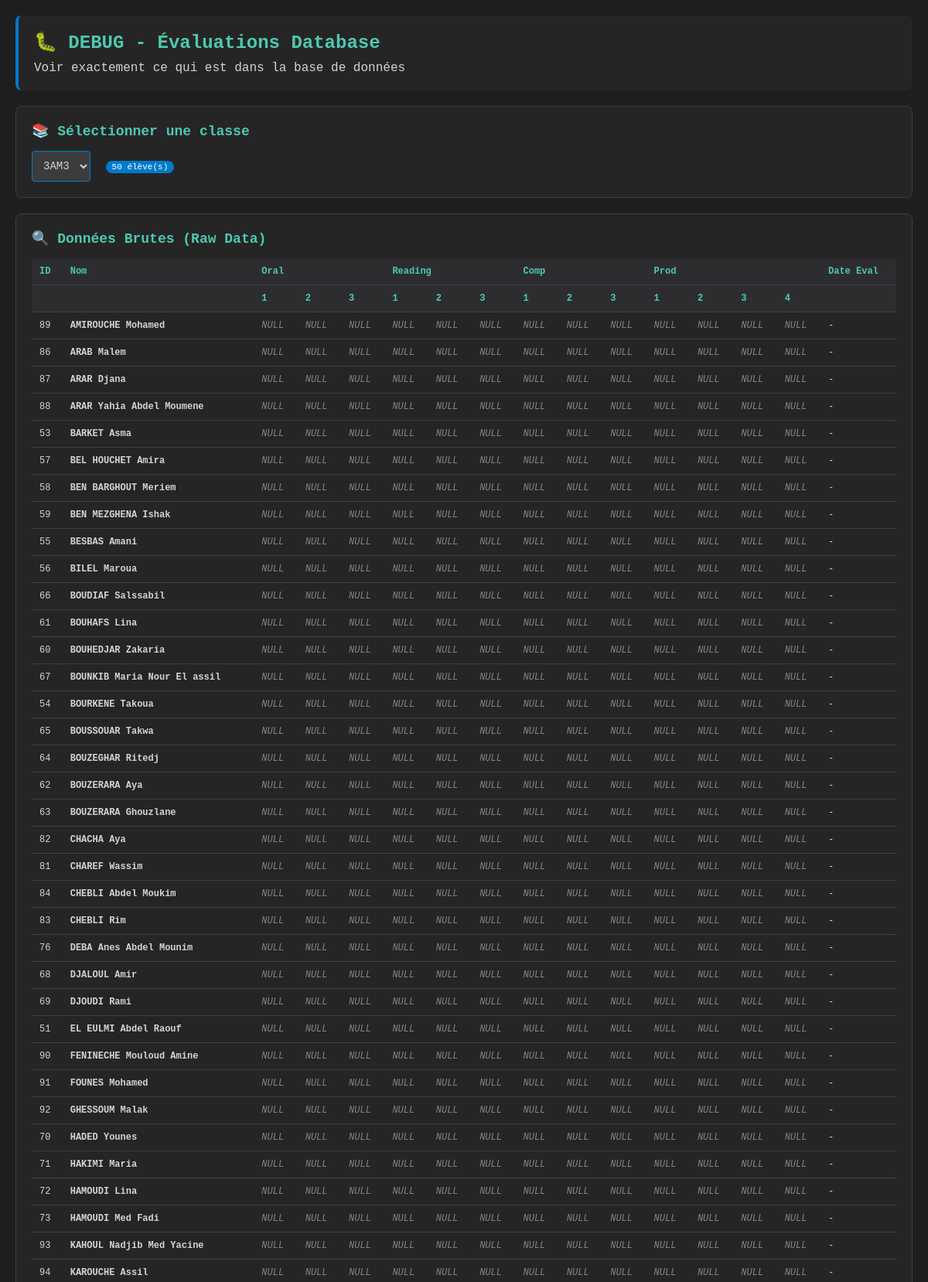
The app's page /_debug/debug_evaluations.php?class_id=2 (upper part) with its own data.
### tables this page shows
CREATE TABLE IF NOT EXISTS students (
  id INT AUTO_INCREMENT PRIMARY KEY,
  class_id INT NOT NULL,
  name VARCHAR(120) NOT NULL,
  dob DATE NULL,
  bio TEXT NULL,
  pic_path VARCHAR(255) NULL,
   
  comprehension_orale TINYINT(1) DEFAULT 0,
  ecriture TINYINT(1) DEFAULT 0,
  vocabulaire TINYINT(1) DEFAULT 0,
  grammaire TINYINT(1) DEFAULT 0,
  conjugaison TINYINT(1) DEFAULT 0,
  production_ecrite TINYINT(1) DEFAULT 0,
   
  category1 VARCHAR(120) NULL,
  difficulties JSON NULL,
  created_at TIMESTAMP DEFAULT CURRENT_TIMESTAMP,
  updated_at TIMESTAMP DEFAULT CURRENT_TIMESTAMP ON UPDATE CURRENT_TIMESTAMP,
  CONSTRAINT fk_students_class FOREIGN KEY (class_id) REFERENCES classes(id) ON DELETE CASCADE
);

### _debug/debug_evaluations.php (the view, shortened to what this page needs)
<?php
$mysqli = new mysqli(DB_HOST, DB_USER, DB_PASS, DB_NAME);
$mysqli->set_charset('utf8mb4');
$selected_class = isset($_GET['class_id']) ? intval($_GET['class_id']) : 0;
$classes = [];
$result = $mysqli->query("SELECT id, name FROM classes ORDER BY name");
while ($row = $result->fetch_assoc()) {
    $classes[] = $row;
}
$students = [];
if ($selected_class > 0) {
    $stmt = $mysqli->prepare("
        SELECT
            s.id, s.name, s.pic_path,
            e.oral_1, e.oral_2, e.oral_3,
            e.reading_1, e.reading_2, e.reading_3,
            e.comp_1, e.comp_2, e.comp_3,
            e.prod_1, e.prod_2, e.prod_3, e.prod_4,
            e.evaluated_date
        FROM students s
        LEFT JOIN evaluations e ON s.id = e.student_id AND e.school_year = '2025/2026'
        WHERE s.class_id = ?
        ORDER BY s.name
    ");
    $stmt->bind_param("i", $selected_class);
    $stmt->execute();
    $result = $stmt->get_result();
    while ($row = $result->fetch_assoc()) {
        $students[] = $row;
    }
}
?>
<!DOCTYPE html>
<html lang="fr">
<head>
</head>
<body>
    <div class="container">
        <div class="header">
            <h1>🐛 DEBUG - Évaluations Database</h1>
            <p>Voir exactement ce qui est dans la base de données</p>
        </div>
        <div class="card">
            <h2>📚 Sélectionner une classe</h2>
            <select onchange="window.location.href='?class_id='+this.value">
                <?php foreach ($classes as $class): ?>
                    <option value="<?php echo $class['id']; ?>" <?php echo $selected_class == $class['id'] ? 'selected' : ''; ?>>
                        <?php echo htmlspecialchars($class['name']); ?>
                    </option>
                <?php endforeach; ?>
            </select>
            <span class="count"><?php echo count($students); ?> élève(s)</span>
        </div>
        <?php if (empty($students)): ?>
            <div class="card">
                <h2 style="color: #f48771;">❌ AUCUN ÉLÈVE TROUVÉ</h2>
                <p>Il n'y a aucun élève dans cette classe.</p>
                <p style="margin-top: 10px;">
                    <a href="students.php">→ Aller ajouter des élèves</a>
                </p>
            </div>
        <?php else: ?>
            <div class="card">
                <h2>🔍 Données Brutes (Raw Data)</h2>
                <table>
                    <thead>
                        <tr>
                            <th>ID</th>
                            <th>Nom</th>
                            <th colspan="3">Oral</th>
                            <th colspan="3">Reading</th>
                            <th colspan="3">Comp</th>
                            <th colspan="4">Prod</th>
                            <th>Date Eval</th>
                        </tr>
                        <tr>
                            <th></th>
                            <th></th>
                            <th>1</th>
                            <th>2</th>
                            <th>3</th>
                            <th>1</th>
                            <th>2</th>
                            <th>3</th>
                            <th>1</th>
                            <th>2</th>
                            <th>3</th>
                            <th>1</th>
                            <th>2</th>
                            <th>3</th>
                            <th>4</th>
                            <th></th>
                        </tr>
                    </thead>
                    <tbody>
                        <?php foreach ($students as $student): ?>
                            <tr>
                                <td><?php echo $student['id']; ?></td>
                                <td><strong><?php echo htmlspecialchars($student['name']); ?></strong></td>
                                <?php
                                $fields = ['oral_1', 'oral_2', 'oral_3', 'reading_1', 'reading_2', 'reading_3',
                                           'comp_1', 'comp_2', 'comp_3', 'prod_1', 'prod_2', 'prod_3', 'prod_4'];
                                foreach ($fields as $field) {
                                    $value = $student[$field];
                                    if ($value === null || $value === '') {
                                        echo '<td class="value-null">NULL</td>';
                                    } else {
                                        $class = 'value-' . strtolower($value);
                                        echo "<td class='value-cell $class'>" . htmlspecialchars($value) . "</td>";
                                    }
                                }
                                ?>
                                <td><?php echo $student['evaluated_date'] ? date('d/m/Y H:i', strtotime($student['evaluated_date'])) : '-'; ?></td>
                            </tr>
                        <?php endforeach; ?>
                    </tbody>
                </table>
            </div>
        <?php endif; ?>
    </div>
</body>
</html>

### _debug/debug_evaluations.php (style rules this page uses)
* { box-sizing: border-box; margin: 0; padding: 0; }
body { font-family: 'Courier New', monospace; background: #1e1e1e; color: #d4d4d4; padding: 20px; }
.container { max-width: 1200px; margin: 0 auto; }
.header { background: #252526; padding: 20px; border-radius: 8px; margin-bottom: 20px; border-left: 4px solid #007acc; }
.header h1 { color: #4ec9b0; font-size: 24px; margin-bottom: 10px; }
.card { background: #252526; border-radius: 8px; padding: 20px; margin-bottom: 20px; border: 1px solid #3e3e42; }
.card h2 { color: #4ec9b0; margin-bottom: 15px; font-size: 18px; }
select { background: #3c3c3c; color: #d4d4d4; border: 1px solid #007acc; padding: 10px; border-radius: 4px; font-size: 14px; font-family: 'Courier New', monospace; }
table { width: 100%; border-collapse: collapse; font-size: 12px; }
th, td { padding: 10px; text-align: left; border-bottom: 1px solid #3e3e42; }
th { background: #2d2d30; color: #4ec9b0; font-weight: bold; }
.value-null { color: #858585; font-style: italic; }
.count { display: inline-block; background: #007acc; color: white; padding: 2px 8px; border-radius: 12px; font-size: 11px; margin-left: 10px; }

### records on screen
students: id "89", name "AMIROUCHE Mohamed"
students: id "86", name "ARAB Malem"
students: id "87", name "ARAR Djana"
students: id "88", name "ARAR Yahia Abdel Moumene"
students: id "53", name "BARKET Asma"
students: id "57", name "BEL HOUCHET Amira"
students: id "58", name "BEN BARGHOUT Meriem"
students: id "59", name "BEN MEZGHENA Ishak"
students: id "55", name "BESBAS Amani"
students: id "56", name "BILEL Maroua"
students: id "66", name "BOUDIAF Salssabil"
students: id "61", name "BOUHAFS Lina"
students: id "60", name "BOUHEDJAR Zakaria"
students: id "67", name "BOUNKIB Maria Nour El assil"
students: id "54", name "BOURKENE Takoua"
students: id "65", name "BOUSSOUAR Takwa"
students: id "64", name "BOUZEGHAR Ritedj"
students: id "62", name "BOUZERARA Aya"
students: id "63", name "BOUZERARA Ghouzlane"
students: id "82", name "CHACHA Aya"
students: id "81", name "CHAREF Wassim"
students: id "84", name "CHEBLI Abdel Moukim"
students: id "83", name "CHEBLI Rim"
students: id "76", name "DEBA Anes Abdel Mounim"
students: id "68", name "DJALOUL Amir"
students: id "69", name "DJOUDI Rami"
students: id "51", name "EL EULMI Abdel Raouf"
students: id "90", name "FENINECHE Mouloud Amine"
students: id "91", name "FOUNES Mohamed"
students: id "92", name "GHESSOUM Malak"
students: id "70", name "HADED Younes"
students: id "71", name "HAKIMI Maria"
students: id "72", name "HAMOUDI Lina"
students: id "73", name "HAMOUDI Med Fadi"
students: id "93", name "KAHOUL Nadjib Med Yacine"
students: id "94", name "KAROUCHE Assil"

### other values on screen
count($students) "50"
form field value "3AM3"
